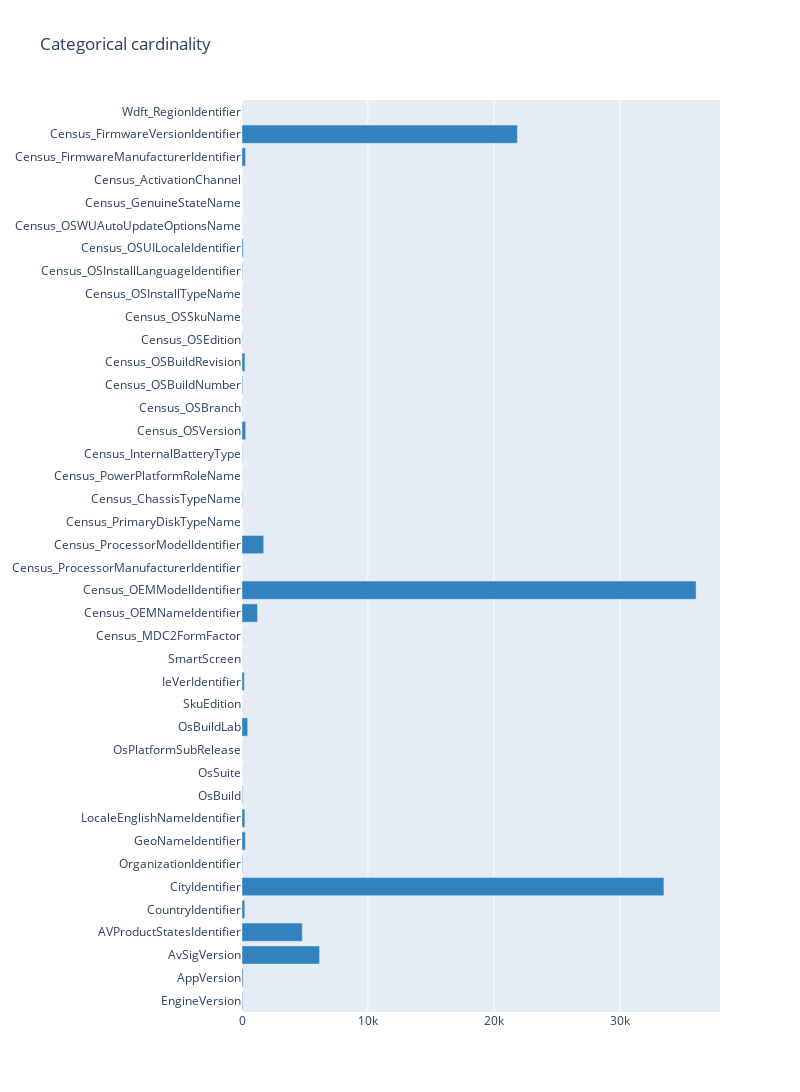

This figure's notebook cell:
### Code cell
trace = go.Bar(y=[x[0] for x in cardinality],
               x=[x[1] for x in cardinality],
               orientation='h', marker=dict(color='rgb(49,130,189)'), name='train')
layout    = dict(title='Categorical cardinality', height=1600, width=800)
fig = go.Figure(data=[trace], layout=layout)
fig.show()

### Figure 1 — Plotly figure (JSON) as saved in the notebook; plotly's stock layout.template omitted (floating-point values rounded to 4 significant figures)
{"data": [{"marker": {"color": "rgb(49,130,189)"}, "name": "train", "orientation": "h", "type": "bar", "x": [54, 89, 6161, 4789, 222, 33503, 43, 265, 226, 50, 9, 9, 451, 8, 183, 12, 12, 1231, 36059, 4, 1723, 4, 33, 9, 28, 296, 15, 57, 233, 21, 20, 9, 39, 94, 6, 4, 6, 284, 21867, 15], "y": ["EngineVersion", "AppVersion", "AvSigVersion", "AVProductStatesIdentifier", "CountryIdentifier", "CityIdentifier", "OrganizationIdentifier", "GeoNameIdentifier", "LocaleEnglishNameIdentifier", "OsBuild", "OsSuite", "OsPlatformSubRelease", "OsBuildLab", "SkuEdition", "IeVerIdentifier", "SmartScreen", "Census_MDC2FormFactor", "Census_OEMNameIdentifier", "Census_OEMModelIdentifier", "Census_ProcessorManufacturerIdentifier", "Census_ProcessorModelIdentifier", "Census_PrimaryDiskTypeName", "Census_ChassisTypeName", "Census_PowerPlatformRoleName", "Census_InternalBatteryType", "Census_OSVersion", "Census_OSBranch", "Census_OSBuildNumber", "Census_OSBuildRevision", "Census_OSEdition", "Census_OSSkuName", "Census_OSInstallTypeName", "Census_OSInstallLanguageIdentifier", "Census_OSUILocaleIdentifier", "Census_OSWUAutoUpdateOptionsName", "Census_GenuineStateName", "Census_ActivationChannel", "Census_FirmwareManufacturerIdentifier", "Census_FirmwareVersionIdentifier", "Wdft_RegionIdentifier"]}], "layout": {"height": 1600, "title": {"text": "Categorical cardinality"}, "width": 800}}
